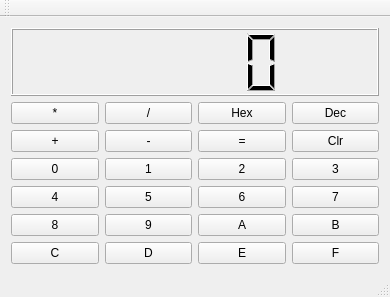
<?xml version="1.0" encoding="UTF-8"?>
<ui version="4.0">
 <class>MainWindow</class>
 <widget class="QMainWindow" name="MainWindow">
  <property name="geometry">
   <rect>
    <x>0</x>
    <y>0</y>
    <width>390</width>
    <height>297</height>
   </rect>
  </property>
  <property name="windowTitle">
   <string>Calculator</string>
  </property>
  <widget class="QWidget" name="centralWidget">
   <layout class="QVBoxLayout" name="verticalLayout">
    <item>
     <widget class="QLCDNumber" name="num"/>
    </item>
    <item>
     <layout class="QGridLayout" name="gridLayout">
      <item row="2" column="0">
       <widget class="QPushButton" name="plus">
        <property name="text">
         <string>+</string>
        </property>
       </widget>
      </item>
      <item row="3" column="3">
       <widget class="QPushButton" name="_3">
        <property name="text">
         <string>3</string>
        </property>
       </widget>
      </item>
      <item row="2" column="1">
       <widget class="QPushButton" name="sub">
        <property name="text">
         <string>-</string>
        </property>
       </widget>
      </item>
      <item row="2" column="2">
       <widget class="QPushButton" name="eq">
        <property name="text">
         <string>=</string>
        </property>
       </widget>
      </item>
      <item row="6" column="3">
       <widget class="QPushButton" name="_f">
        <property name="text">
         <string>F</string>
        </property>
       </widget>
      </item>
      <item row="1" column="3">
       <widget class="QPushButton" name="dec">
        <property name="text">
         <string>Dec</string>
        </property>
       </widget>
      </item>
      <item row="5" column="3">
       <widget class="QPushButton" name="_b">
        <property name="text">
         <string>B</string>
        </property>
       </widget>
      </item>
      <item row="4" column="3">
       <widget class="QPushButton" name="_7">
        <property name="text">
         <string>7</string>
        </property>
       </widget>
      </item>
      <item row="1" column="0">
       <widget class="QPushButton" name="mult">
        <property name="text">
         <string>*</string>
        </property>
       </widget>
      </item>
      <item row="3" column="0">
       <widget class="QPushButton" name="_0">
        <property name="text">
         <string>0</string>
        </property>
       </widget>
      </item>
      <item row="4" column="0">
       <widget class="QPushButton" name="_4">
        <property name="text">
         <string>4</string>
        </property>
       </widget>
      </item>
      <item row="1" column="1">
       <widget class="QPushButton" name="div">
        <property name="text">
         <string>/</string>
        </property>
       </widget>
      </item>
      <item row="1" column="2">
       <widget class="QPushButton" name="hex">
        <property name="text">
         <string>Hex</string>
        </property>
       </widget>
      </item>
      <item row="3" column="1">
       <widget class="QPushButton" name="_1">
        <property name="text">
         <string>1</string>
        </property>
       </widget>
      </item>
      <item row="4" column="1">
       <widget class="QPushButton" name="_5">
        <property name="text">
         <string>5</string>
        </property>
       </widget>
      </item>
      <item row="3" column="2">
       <widget class="QPushButton" name="_2">
        <property name="text">
         <string>2</string>
        </property>
       </widget>
      </item>
      <item row="4" column="2">
       <widget class="QPushButton" name="_6">
        <property name="contextMenuPolicy">
         <enum>Qt::NoContextMenu</enum>
        </property>
        <property name="text">
         <string>6</string>
        </property>
       </widget>
      </item>
      <item row="5" column="0">
       <widget class="QPushButton" name="_8">
        <property name="text">
         <string>8</string>
        </property>
       </widget>
      </item>
      <item row="6" column="0">
       <widget class="QPushButton" name="_c">
        <property name="text">
         <string>C</string>
        </property>
       </widget>
      </item>
      <item row="6" column="2">
       <widget class="QPushButton" name="_e">
        <property name="text">
         <string>E</string>
        </property>
       </widget>
      </item>
      <item row="5" column="2">
       <widget class="QPushButton" name="_a">
        <property name="text">
         <string>A</string>
        </property>
       </widget>
      </item>
      <item row="5" column="1">
       <widget class="QPushButton" name="_9">
        <property name="text">
         <string>9</string>
        </property>
       </widget>
      </item>
      <item row="2" column="3">
       <widget class="QPushButton" name="clr">
        <property name="text">
         <string>Clr</string>
        </property>
       </widget>
      </item>
      <item row="6" column="1">
       <widget class="QPushButton" name="_d">
        <property name="text">
         <string>D</string>
        </property>
       </widget>
      </item>
     </layout>
    </item>
   </layout>
  </widget>
  <widget class="QMenuBar" name="menuBar">
   <property name="geometry">
    <rect>
     <x>0</x>
     <y>0</y>
     <width>390</width>
     <height>20</height>
    </rect>
   </property>
  </widget>
  <widget class="QToolBar" name="mainToolBar">
   <attribute name="toolBarArea">
    <enum>TopToolBarArea</enum>
   </attribute>
   <attribute name="toolBarBreak">
    <bool>false</bool>
   </attribute>
  </widget>
  <widget class="QStatusBar" name="statusBar"/>
 </widget>
 <layoutdefault spacing="6" margin="11"/>
 <resources/>
 <connections/>
</ui>
